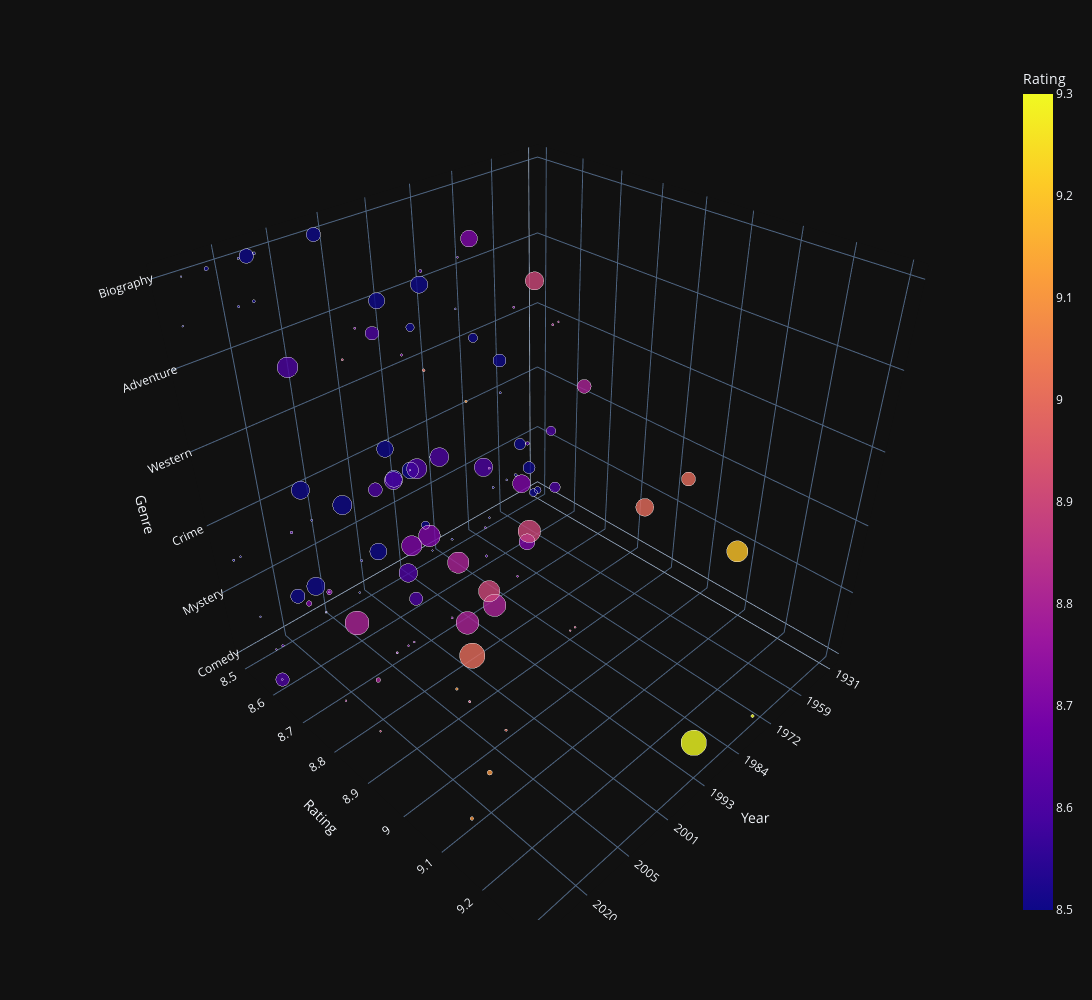

The notebook cell saved with this chart:
### Markdown cell above
## Graphiques

### Code cell
fig = px.scatter_3d(movies_ratings_top, 
    x='startYear', 
    y='averageRating', 
    z='mainGenre', 
    color='averageRating', 
    size='numVotes', 
    opacity = 0.8,
    labels={
        'startYear': 'Year',
        'averageRating': 'Rating',
        'mainGenre': 'Genre',
        'numVotes': 'Number of Votes'
    }, 
    size_max=25,
    template='plotly_dark',
    hover_name='primaryTitle'
)


fig.update_layout(width=1300, height=1000)
fig.show()

### Figure 1 — Plotly figure (JSON) as saved in the notebook; plotly's stock layout.template omitted (floating-point values rounded to 4 significant figures)
{"data": [{"hovertemplate": "<b>%{hovertext}</b><br><br>Year=%{x}<br>Rating=%{marker.color}<br>Genre=%{z}<br>Number of Votes=%{marker.size}<extra></extra>", "hovertext": ["City Lights", "Modern Times", "Casablanca", "It's a Wonderful Life", "Rear Window", "Seven Samurai", "Pather Panchali", "12 Angry Men", "The World of Apu", "Psycho", "Le Trou", "Hara-Kiri", "Woman in the Dunes", "Operation 'Y' & Other Shurik's Adventures", "The Good, the Bad and the Ugly", "Once Upon a Time in the West", "The Godfather", "The Godfather: Part II", "The Pinchcliffe Grand Prix", "One Flew Over the Cuckoo's Nest", "Who's Singin' Over There?", "Star Wars: Episode IV - A New Hope", "Hanky Panky", "Star Wars: Episode V - The Empire Strikes Back", "The Marathon Family", "Balkan Spy", "Stop Making Sense", "Back to the Future", "Nayakan", "Grave of the Fireflies", "Cinema Paradiso", "Goodfellas", "Thalapathi", "The Silence of the Lambs", "Terminator 2: Judgment Day", "Baraka", "Schindler's List", "Forrest Gump", "The Lion King", "Léon: The Professional", "Pulp Fiction", "The Shawshank Redemption", "Se7en", "The Usual Suspects", "Pretty Village, Pretty Flame", "Life Is Beautiful", "American History X", "The Green Mile", "The Lord of the Rings: The Fellowship of the Ring", "Saving Private Ryan", "The Matrix", "Fight Club", "The Lord of the Rings: The Return of the King", "The Lord of the Rings: The Two Towers", "Gladiator", "Mr. Muhsin", "The Broken Landlord", "Spirited Away", "The Chaos Class", "The Chaos Class Failed the Class", "The Chaos Class Is on Vacation", "The Chaos Class Is Waking Up", "Kibar Feyzo", "The Pianist", "Saban, Son of Saban", "Süt Kardesler", "Tosun Pasa", "Çöpçüler Krali", "The Girl with the Red Scarf", "A Dog's Will", "Philanthropy", "City of God", "The Best of Youth", "Earthlings", "Anbe Sivam", "When I Grow Up, I'll Be a Kangaroo", "Black Friday", "The Departed", "The Lizard", "The Dark Knight", "The Prestige", "Happy Days", "Samsara", "Interstellar", "Home", "Soorarai Pottru", "Sardar Udham", "Shershaah", "Dara of Jasenovac", "Dear Zachary: A Letter to a Son About His Father", "Sarpatta Parambarai", "David Attenborough: A Life on Our Planet", "Drishyam 2", "Inception", "Senna", "The Intouchables", "Whiplash", "CM101MMXI Fundamentals", "The Salt of the Earth", "O.J.: Made in America", "Mirror Game", "The Mountain II", "Aruvi", "Vada Chennai", "Parasite", "96", "Mahanati", "Peranbu", "Pariyerum Perumal", "Kumbalangi Nights", "Jersey", "Asuran", "For Sama", "Kaithi"], "legendgroup": "", "marker": {"color": [8.5, 8.5, 8.5, 8.6, 8.5, 8.6, 8.5, 9, 8.5, 8.5, 8.5, 8.6, 8.5, 8.5, 8.8, 8.5, 9.2, 9, 8.5, 8.7, 8.8, 8.6, 8.5, 8.7, 8.9, 8.9, 8.6, 8.5, 8.7, 8.5, 8.5, 8.7, 8.5, 8.6, 8.5, 8.6, 8.9, 8.8, 8.5, 8.5, 8.9, 9.3, 8.6, 8.5, 8.7, 8.6, 8.5, 8.6, 8.8, 8.6, 8.7, 8.8, 8.9, 8.7, 8.5, 8.5, 8.7, 8.6, 9.3, 8.9, 8.7, 8.8, 8.7, 8.5, 8.7, 8.9, 9, 8.6, 8.6, 8.7, 8.5, 8.6, 8.5, 8.7, 8.7, 8.5, 8.5, 8.5, 8.5, 9, 8.5, 8.7, 8.5, 8.6, 8.5, 9.1, 9.1, 8.7, 8.8, 8.5, 8.7, 9, 8.6, 8.8, 8.5, 8.5, 8.5, 9.1, 8.5, 8.9, 9.1, 8.7, 8.5, 8.5, 8.6, 8.6, 8.5, 8.9, 8.8, 8.6, 8.6, 8.5, 8.5, 8.5], "coloraxis": "coloraxis", "opacity": 0.8, "size": [176889, 229946, 545356, 424167, 468007, 330517, 28986, 734210, 13666, 634898, 16859, 49884, 18913, 12723, 721489, 315842, 1713340, 1190120, 12957, 958367, 14885, 1283131, 18750, 1211355, 15289, 11063, 14617, 1119849, 18448, 254790, 246853, 1076805, 11267, 1340345, 1038598, 37797, 1273489, 1918063, 989070, 1088494, 1920023, 2480651, 1527144, 1033538, 15784, 655740, 1071692, 1210780, 1740176, 1299785, 1772565, 1954675, 1718904, 1553977, 1407459, 10570, 14765, 699279, 39207, 22806, 17366, 19174, 15759, 775742, 17155, 19422, 22618, 19509, 15525, 13255, 12872, 724848, 21457, 18662, 18982, 10207, 20091, 1247559, 16849, 2435010, 1252179, 10748, 34760, 1631714, 22116, 90958, 22618, 105924, 79702, 35265, 15636, 29563, 31208, 2185134, 68000, 801753, 769966, 44777, 20935, 18826, 25151, 106962, 12303, 14506, 676191, 24559, 11330, 14159, 12498, 12488, 12171, 20165, 10684, 17846], "sizemode": "area", "sizeref": 3969.0, "symbol": "circle"}, "mode": "markers", "name": "", "scene": "scene", "showlegend": false, "type": "scatter3d", "x": ["1931", "1936", "1942", "1946", "1954", "1954", "1955", "1957", "1959", "1960", "1960", "1962", "1964", "1965", "1966", "1968", "1972", "1974", "1975", "1975", "1980", "1977", "1979", "1980", "1982", "1984", "1984", "1985", "1987", "1988", "1988", "1990", "1991", "1991", "1991", "1992", "1993", "1994", "1994", "1994", "1994", "1994", "1995", "1995", "1996", "1997", "1998", "1999", "2001", "1998", "1999", "1999", "2003", "2002", "2000", "1987", "1986", "2001", "1975", "1976", "1977", "1977", "1978", "2002", "1977", "1976", "1976", "1977", "1977", "2000", "2002", "2002", "2003", "2005", "2003", "2004", "2004", "2006", "2004", "2008", "2006", "1978", "2011", "2014", "2009", "2020", "2021", "2021", "2020", "2008", "2021", "2020", "2021", "2010", "2010", "2011", "2014", "2013", "2014", "2016", "2016", "2016", "2016", "2018", "2019", "2018", "2018", "2018", "2018", "2019", "2019", "2019", "2019", "2019"], "y": [8.5, 8.5, 8.5, 8.6, 8.5, 8.6, 8.5, 9, 8.5, 8.5, 8.5, 8.6, 8.5, 8.5, 8.8, 8.5, 9.2, 9, 8.5, 8.7, 8.8, 8.6, 8.5, 8.7, 8.9, 8.9, 8.6, 8.5, 8.7, 8.5, 8.5, 8.7, 8.5, 8.6, 8.5, 8.6, 8.9, 8.8, 8.5, 8.5, 8.9, 9.3, 8.6, 8.5, 8.7, 8.6, 8.5, 8.6, 8.8, 8.6, 8.7, 8.8, 8.9, 8.7, 8.5, 8.5, 8.7, 8.6, 9.3, 8.9, 8.7, 8.8, 8.7, 8.5, 8.7, 8.9, 9, 8.6, 8.6, 8.7, 8.5, 8.6, 8.5, 8.7, 8.7, 8.5, 8.5, 8.5, 8.5, 9, 8.5, 8.7, 8.5, 8.6, 8.5, 9.1, 9.1, 8.7, 8.8, 8.5, 8.7, 9, 8.6, 8.8, 8.5, 8.5, 8.5, 9.1, 8.5, 8.9, 9.1, 8.7, 8.5, 8.5, 8.6, 8.6, 8.5, 8.9, 8.8, 8.6, 8.6, 8.5, 8.5, 8.5], "z": ["Comedy", "Comedy", "Drama", "Drama", "Mystery", "Action", "Drama", "Crime", "Drama", "Horror", "Crime", "Action", "Drama", "Comedy", "Western", "Western", "Crime", "Crime", "Animation", "Drama", "Adventure", "Action", "Comedy", "Action", "Comedy", "Comedy", "Documentary", "Adventure", "Crime", "Animation", "Drama", "Biography", "Action", "Crime", "Action", "Documentary", "Biography", "Drama", "Adventure", "Action", "Crime", "Drama", "Crime", "Crime", "Comedy", "Comedy", "Drama", "Crime", "Action", "Drama", "Action", "Drama", "Action", "Action", "Action", "Comedy", "Comedy", "Adventure", "Comedy", "Comedy", "Adventure", "Adventure", "Comedy", "Biography", "Comedy", "Comedy", "Comedy", "Comedy", "Drama", "Comedy", "Comedy", "Crime", "Drama", "Documentary", "Adventure", "Comedy", "Action", "Crime", "Comedy", "Action", "Drama", "Comedy", "Documentary", "Adventure", "Documentary", "Drama", "Biography", "Action", "Drama", "Biography", "Action", "Biography", "Crime", "Action", "Biography", "Biography", "Drama", "Comedy", "Biography", "Biography", "Crime", "Action", "Drama", "Action", "Comedy", "Drama", "Biography", "Drama", "Drama", "Comedy", "Drama", "Action", "Documentary", "Action"]}], "layout": {"coloraxis": {"colorbar": {"title": {"text": "Rating"}}, "colorscale": [[0, "#0d0887"], [0.1111, "#46039f"], [0.2222, "#7201a8"], [0.3333, "#9c179e"], [0.4444, "#bd3786"], [0.5556, "#d8576b"], [0.6667, "#ed7953"], [0.7778, "#fb9f3a"], [0.8889, "#fdca26"], [1, "#f0f921"]]}, "height": 1000, "legend": {"itemsizing": "constant", "tracegroupgap": 0}, "margin": {"t": 60}, "scene": {"domain": {"x": [0, 1], "y": [0, 1]}, "xaxis": {"title": {"text": "Year"}}, "yaxis": {"title": {"text": "Rating"}}, "zaxis": {"title": {"text": "Genre"}}}, "width": 1300}}
